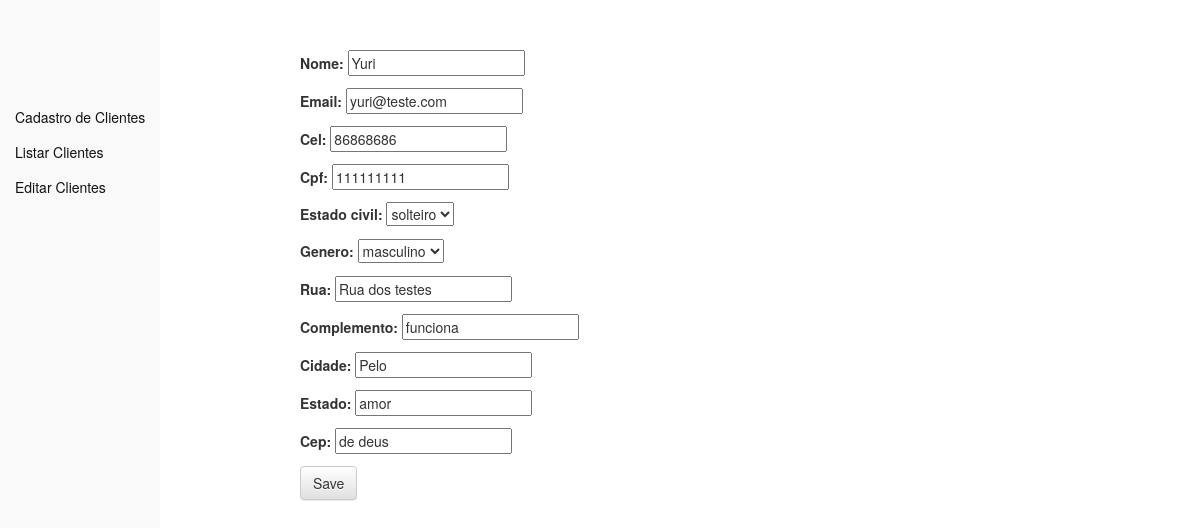
Page /clientes/lista_de_clientes/11/edit/ on the committed database.
### clientes/models.py (models this page shows, shortened)
class NomeUsuario(models.Model):
    ESTADO_CIVIL = (
        ("solteiro", "solteiro"),
        ("casado", "casado"),
        ("viuvo", "viuvo"),
    )
    GENEROS = (
        ("masculino", "masculino"),
        ("feminino", "feminino"),
        ("outros", "outros"),
    )
    id_usuario = models.AutoField(primary_key=True)
    nome = models.CharField(max_length=120)
    cel = models.IntegerField()
    email = models.EmailField(null=False, blank=False)
    cpf = models.IntegerField()
    estado_civil = models.CharField(max_length=40, choices=ESTADO_CIVIL, blank=False, null=False)
    genero = models.CharField(max_length=40, choices=GENEROS, blank=False, null=False)
    rua = models.CharField(max_length=80)
    complemento = models.CharField(max_length=40)
    cidade = models.CharField(max_length=40)
    estado = models.CharField(max_length=40)
    cep = models.CharField(max_length=40)

### clientes/views.py (the view)
# urls.py: path('lista_de_clientes/<int:id_usuario>/edit/', editar_cliente, name="editar_cliente")
def editar_cliente(request, id_usuario):
    cliente = get_object_or_404(NomeUsuario, id_usuario = id_usuario)
    if request.method == 'POST':
        form = UserForm(request.POST, instance=cliente)
        print('primeiro if')
        if form.is_valid():
            cliente = form.save(commit=False)
            cliente.save()
            return redirect('editar_cliente', id_usuario=cliente.id_usuario)
    else:
        print('primeiro else')
        form = UserForm(instance=cliente)
    return render(request, "editar_cliente.html", {'form' : form})

### clientes/forms.py
class UserForm(forms.ModelForm):
    class Meta:
        model = NomeUsuario
        fields = ('nome', 'email', 'cel', 'cpf', 'estado_civil', 'genero', 'rua', 'complemento', 'cidade', 'estado', 'cep')

### templates/editar_cliente.html (shortened to what this page needs)
{% extends 'base.html' %}
{% load static %}
    {% block content %}
        <form action="" method="POST">
            {{ form.as_p }}
            <button type="submit" class="save btn btn-default">Save</button>
        </form>
    {% endblock%}

### rows in the picture
NomeUsuario: nome "Yuri", email "yuri@teste.com", cel "86868686", cpf "111111111", estado_civil "solteiro", genero "masculino", rua "Rua dos testes", complemento "funciona", cidade "Pelo", estado "amor", cep "de deus"
